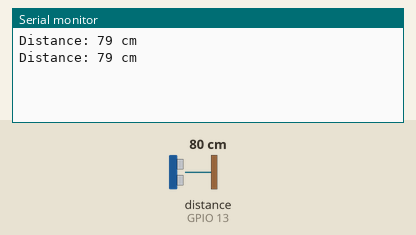
Bench run of a program on a simulated ESP32. On the bench: the last lines printed to the serial monitor. Wiring (inferred from the names in the program): ultrasonic range finder: trigger GPIO 12; echo GPIO 13. Inputs (shaded band) come from the test bench; at power-on: distance to the obstacle (sensor on GPIO 13) 80 cm. The echo pulse lasts 58.3 µs per cm.

Above: at 1.8 s.
1.9 s: distance to the obstacle (sensor on GPIO 13) set to 2 cm
At 2.8 s:
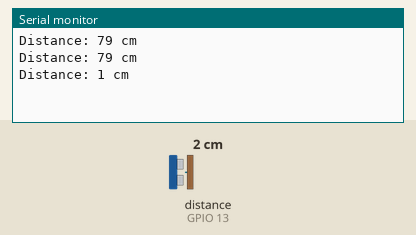
3.4 s: distance to the obstacle (sensor on GPIO 13) set to 4 cm
At 4.8 s:
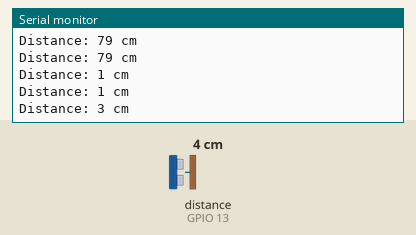
Timing chart, 0 to 6.4 s (numbered marks = the images above; inputs shaded):
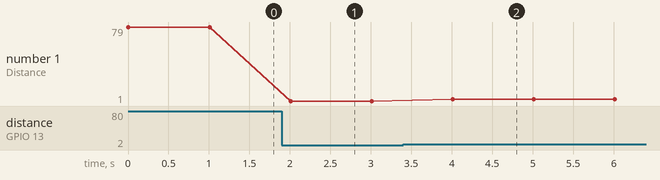

The program:

main.cpp
```cpp
#include <Arduino.h>

#define echoPin 13
#define trigPin 12

void setup() {
  Serial.begin(9600);
  pinMode(trigPin, OUTPUT);
  pinMode(echoPin, INPUT);
}

void loop() {
  long duration, distance;

  digitalWrite(trigPin, LOW);
  delayMicroseconds(2);
  digitalWrite(trigPin, HIGH);
  delayMicroseconds(10);
  digitalWrite(trigPin, LOW);

  duration = pulseIn(echoPin, HIGH);

  distance = duration * 0.034 / 2; // Speed of sound is 340m/s or 0.034cm/µs
  //if(distance>0)
  //{
  Serial.print("Distance: ");
  Serial.print(distance);
  Serial.println(" cm");

 // }

  delay(1000); // Delay for stability
}
```

Measured:
- after the input at 1.9 s, the serial monitor: prints a new line after 0.11 s (image 1)
- after the input at 3.4 s, the serial monitor: prints a new line after 0.61 s (image 2)
- plotted number 1: 79 → 1 after the input at 1.9 s, 1 → 3 after the input at 3.4 s
